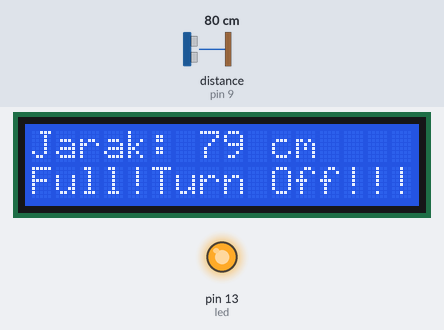
Bench run of a sketch on a simulated Arduino Uno, built with avr-gcc and run on an emulated ATmega328P. On the bench: 16×2 character LCD, output pins drawn as LEDs (lit = HIGH). Wiring (inferred from the names in the program): ultrasonic range finder: trigger pin 10; echo pin 9. The test bench sets the inputs (shaded band); at power-on: distance to the obstacle (sensor on pin 9) 80 cm. The echo pulse lasts 58.3 µs per cm; pins used as bus, display or sensor lines are not drawn.

Above: at 1.2 s.
1.3 s: distance to the obstacle (sensor on pin 9) set to 96 cm
At 3.1 s:
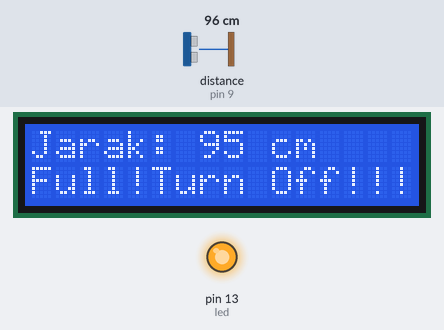
3.6 s: distance to the obstacle (sensor on pin 9) set to 106 cm
At 5.3 s:
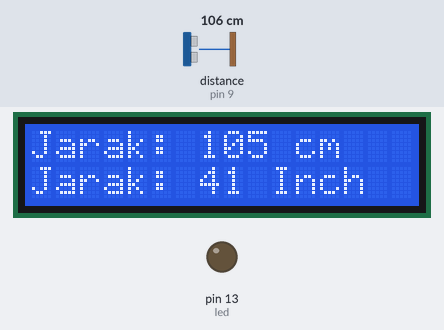
5.6 s: distance to the obstacle (sensor on pin 9) set to 2 cm
At 7.3 s:
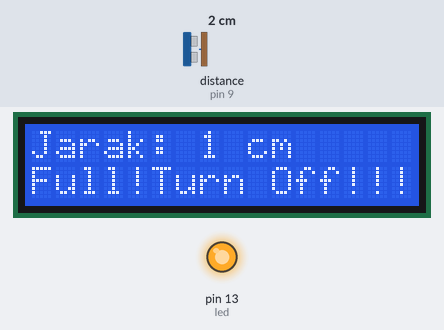
Timing chart, 0 to 8.8 s (numbered marks = the images above; inputs shaded):
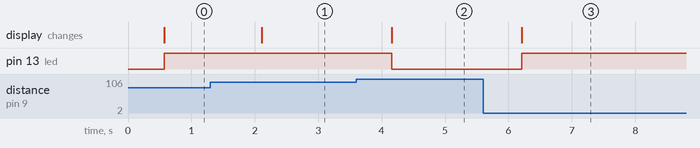

The sketch:

code.ino
```cpp
// include the library code:
#include <LiquidCrystal.h>

// initialize the library with the numbers of the interface pins
LiquidCrystal lcd(12, 11, 5, 4, 3, 2);

//deklarasi
int trigPin = 10;
int echoPin = 9;
int led =13;
long duration;
int distanceCm, distanceInch;

void setup() {
  // set up the LCD's number of columns and rows:
  lcd.begin(16, 2);
  // Print a message to the LCD.
  // lcd.print("hello, world!");
  pinMode(trigPin, OUTPUT);
  pinMode(echoPin, INPUT);
  pinMode(led, OUTPUT);
}

void loop() {
  digitalWrite(trigPin, LOW);
  delayMicroseconds(2);
  digitalWrite(trigPin, HIGH);
  delayMicroseconds(10);
  digitalWrite(trigPin, LOW);
  duration = pulseIn(echoPin, HIGH);
  distanceCm= (duration/2) / 29.1;
  distanceInch = (duration/2) / 74;
  // delay 500 microseconds
  delay(500);

  {

	if (distanceCm <= 100)
	{

      lcd.clear();
      lcd.setCursor(0,0);
  	  lcd.print("Jarak: ");
      lcd.print(distanceCm);
      lcd.print(" cm ");
	  digitalWrite(led, HIGH);

      lcd.setCursor(0,1);
      lcd.print("Full!Turn Off!!!");
	}
    else
    {

      if (distanceCm >= 335)
      {
        lcd.clear();
        lcd.setCursor(0,0);
        lcd.print("Out Of Range");
        lcd.setCursor(0,1);
        lcd.print("Error");
       }
       else
       {
        lcd.clear();
        lcd.setCursor(0,0);
  	    lcd.print("Jarak: ");
        lcd.print(distanceCm);
        lcd.print(" cm ");

        digitalWrite (led, LOW);
        lcd.setCursor(0,1);
	    lcd.print("Jarak: ");
        lcd.print(distanceInch);
        lcd.print(" Inch ");
       }
     }
   }
}
```

Measured:
- the behaviour switches between 101 and 102 cm on distance to the obstacle (sensor on pin 9) (found by bisection; images 1 and 2)
- after the input at 1.3 s, the display: changes after 0.81 s (image 1)
- after the input at 3.6 s, pin 13 (led): HIGH → LOW after 0.56 s; the display: changes after 0.56 s (image 2)
- after the input at 5.6 s, pin 13 (led): LOW → HIGH after 0.61 s; the display: changes after 0.61 s (image 3)
